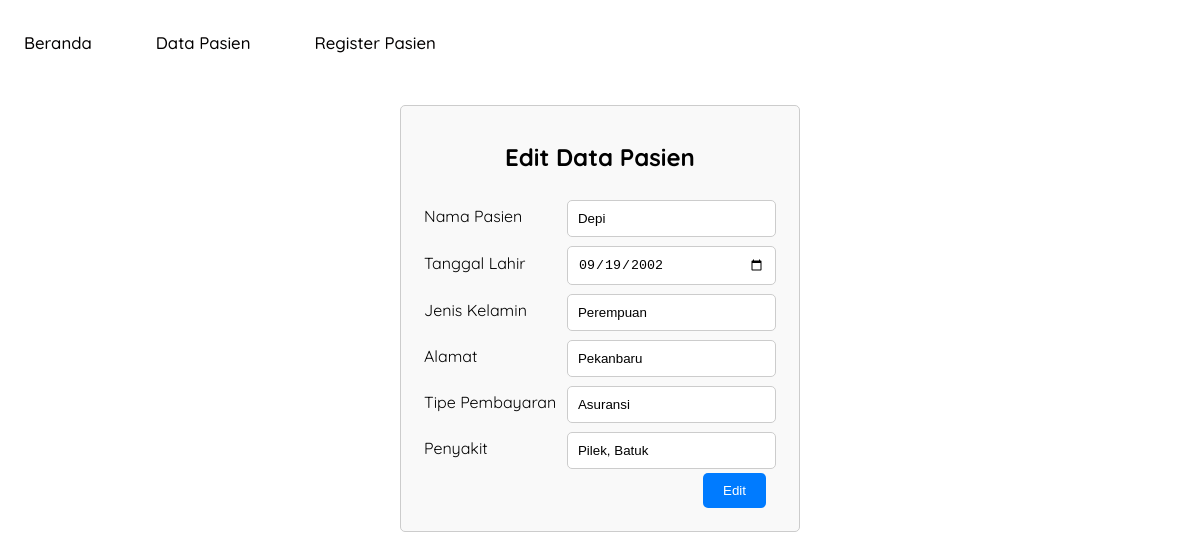
The app's page /edit.php?no_pasien=5 with its own data.
### tables this page shows
CREATE TABLE `pasien` (
  `no_pasien` int(11) NOT NULL,
  `nama` varchar(100) NOT NULL,
  `tgl_lahir` date NOT NULL,
  `jenis_kelamin` varchar(20) NOT NULL,
  `alamat` varchar(100) NOT NULL,
  `tipe_pembayaran` varchar(20) NOT NULL,
  `penyakit` varchar(100) NOT NULL
);

### edit.php (the view, shortened to what this page needs)
<?php
include "koneksi.php";
$no_pasien = $_GET["no_pasien"];
$query = mysqli_query($koneksi,"SELECT * FROM pasien WHERE no_pasien = $no_pasien");
$data = mysqli_fetch_array($query);
?>
<!DOCTYPE html>
<html>
    <head>
        <link rel="stylesheet" type="text/css" href="css/tambah.css">
    </head>
    <body>
        <header class="navbar-container">
            <nav class="nav-list">
                <ul>
                    <li> <a href="index.php" class="aktif">Beranda</a></li>
                    <li> <a href="pasien.php">Data Pasien</a></li>
                    <li> <a href="tambah_pasien.php">Register Pasien</a> </li>
                </ul>
            </nav>
        </header>
        <center>
        <div id="card">
            <div id="card-content">
                <form method="post" class="form">
                    <h1>Edit Data Pasien</h1>
                    <table>
                        <tbody>
                            <tr>
                                <td>Nama Pasien</td>
                                <td><input name="nama" type="text" value="<?php echo $data['nama'] ?>"></td>
                            </tr>
                            <tr>
                                <td>Tanggal Lahir</td>
                                <td><input name="tgl_lahir" type="date" value="<?php echo $data['tgl_lahir'] ?>"></td>
                            </tr>
                            <tr>
                                <td>Jenis Kelamin</td>
                                <td><input name="jenis_kelamin" type="text" value="<?php echo $data['jenis_kelamin'] ?>"></td>
                            </tr>
                            <tr>
                                <td>Alamat</td>
                                <td><input name="alamat" type="text" value="<?php echo $data['alamat'] ?>"></td>
                            </tr>
                            <tr>
                                <td>Tipe Pembayaran</td>
                                <td><input name="tipe_pembayaran" type="text" value="<?php echo $data['tipe_pembayaran'] ?>"></td>
                            </tr>
                            <tr>
                                <td>Penyakit</td>
                                <td><input name="penyakit" type="text" value="<?php echo $data['penyakit'] ?>"></td>
                            </tr>
                            <tr><td colspan="2" align="right"><input class="tombol edit" value="Edit" name="submit" type="submit"></td></tr>
                        </tbody>
                    </table>
                </form>
            </div>
        </div>
        </center>
    </body>
</html>

### css/tambah.css (style rules this page uses)
*, *::before, *::after { box-sizing: border-box; }
body { height: 100vh; font-family: 'Quicksand', sans-serif; margin: 0; display: flex; flex-direction: column; }
header.navbar-container { max-width: 1200px; width: 100%; margin-inline: auto; display: flex; justify-content:left; align-items: center; padding-block: 1rem; z-index: 999; }
header.navbar-container .nav-list ul { padding-left: 0; display: flex; justify-content: center; gap: 2rem 1rem; }
header.navbar-container .nav-list li { list-style-type: none; }
header.navbar-container .nav-list li a { text-decoration: none; font-size: 1.05rem; font-weight: 500; color: rgb(3, 1, 1); padding: .5rem 1.5rem; border-radius: 999px; transition: all .2s ease-in-out; }
.form { max-width: 400px; margin: 20px auto; padding: 20px; background-color: #f9f9f9; border: 1px solid #ccc; border-radius: 5px; }
.form h1 { font-size: 24px; margin-bottom: 20px; }
.form table { width: 100%; }
.form table tr { margin-bottom: 10px; }
.form input[type="text"], .form input[type="date"] { width: 100%; padding: 10px; border: 1px solid #ccc; border-radius: 5px; margin-top: 5px; box-sizing: border-box; }
.form .tombol { padding: 10px 20px; background-color: #007BFF; color: white; border: none; border-radius: 5px; cursor: pointer; margin-right: 10px; }

### records on screen
pasien: nama "Depi", tgl_lahir "09/19/2002", jenis_kelamin "Perempuan", alamat "Pekanbaru", tipe_pembayaran "Asuransi", penyakit "Pilek, Batuk"
